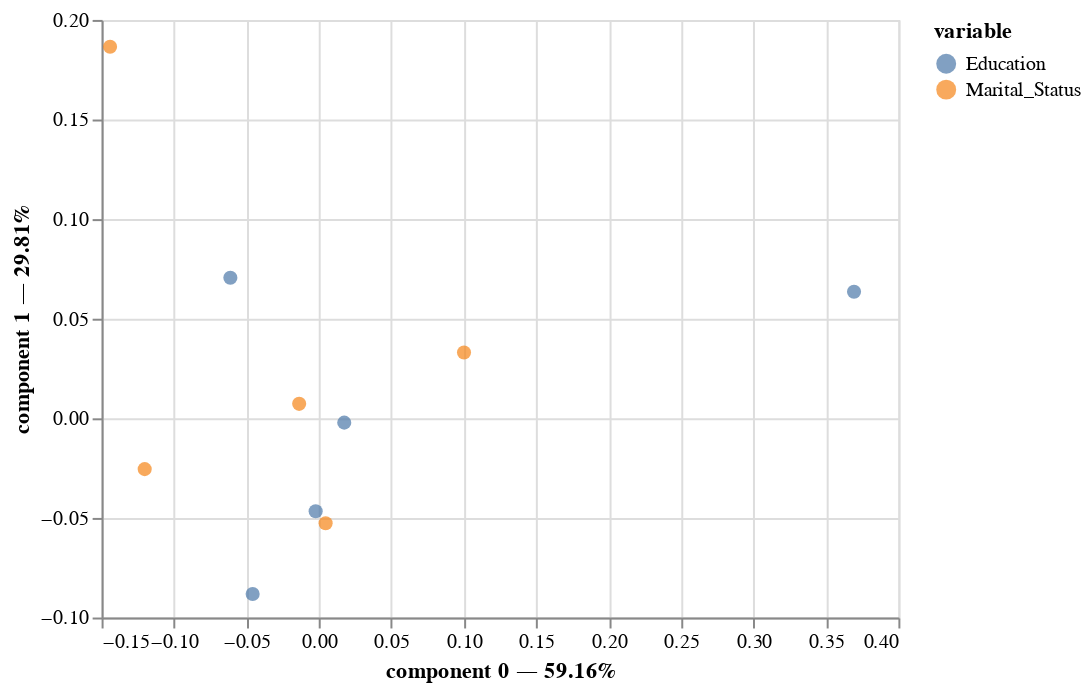

Here is the notebook cell this chart was saved with:
### Code cell
ca.plot(table_contingence)

### Figure 1 — Vega-Lite specification as saved in the notebook (floating-point values rounded to 4 significant figures)
{"config": {"view": {"continuousWidth": 400, "continuousHeight": 300}}, "data": {"name": "data-290fe63c92f244fa5bf54f30aca77dad"}, "mark": {"type": "circle", "size": 50}, "encoding": {"color": {"field": "variable", "type": "nominal"}, "tooltip": [{"field": "variable", "type": "nominal"}, {"field": "value", "type": "nominal"}, {"field": "component 0", "type": "quantitative"}, {"field": "component 1", "type": "quantitative"}], "x": {"axis": {"title": "component 0 — 59.16%"}, "field": "component 0", "scale": {"zero": false}, "type": "quantitative"}, "y": {"axis": {"title": "component 1 — 29.81%"}, "field": "component 1", "scale": {"zero": false}, "type": "quantitative"}}, "selection": {"selector004": {"type": "interval", "bind": "scales", "encodings": ["x", "y"]}}, "$schema": "https://vega.github.io/schema/vega-lite/v4.17.0.json", "datasets": {"data-290fe63c92f244fa5bf54f30aca77dad": [{"component 0": -0.1203, "component 1": -0.0255, "variable": "Marital_Status", "value": "Divorced"}, {"component 0": -0.01362, "component 1": 0.007267, "variable": "Marital_Status", "value": "Married"}, {"component 0": 0.1002, "component 1": 0.033, "variable": "Marital_Status", "value": "Single"}, {"component 0": 0.004642, "component 1": -0.0527, "variable": "Marital_Status", "value": "Together"}, {"component 0": -0.1442, "component 1": 0.1865, "variable": "Marital_Status", "value": "Widow"}, {"component 0": -0.04574, "component 1": -0.08821, "variable": "Education", "value": "2n Cycle"}, {"component 0": 0.3694, "component 1": 0.06357, "variable": "Education", "value": "Basic"}, {"component 0": 0.0175, "component 1": -0.002163, "variable": "Education", "value": "Graduation"}, {"component 0": -0.002247, "component 1": -0.04667, "variable": "Education", "value": "Master"}, {"component 0": -0.06111, "component 1": 0.07056, "variable": "Education", "value": "PhD"}]}}
